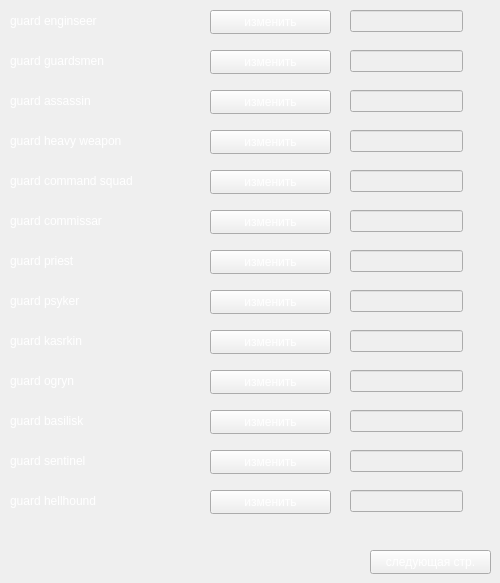
      <widget class="QWidget" name="IG_page_army">
       <widget class="QLineEdit" name="line_guard_ogryn">
        <property name="enabled">
         <bool>false</bool>
        </property>
        <property name="geometry">
         <rect>
          <x>350</x>
          <y>370</y>
          <width>113</width>
          <height>22</height>
         </rect>
        </property>
        <property name="font">
         <font>
          <pointsize>12</pointsize>
         </font>
        </property>
        <property name="styleSheet">
         <string notr="true">color:#fff;
</string>
        </property>
        <property name="alignment">
         <set>Qt::AlignCenter</set>
        </property>
       </widget>
       <widget class="QPushButton" name="pushChange_13">
        <property name="geometry">
         <rect>
          <x>210</x>
          <y>90</y>
          <width>121</width>
          <height>24</height>
         </rect>
        </property>
        <property name="styleSheet">
         <string notr="true">color:#fff</string>
        </property>
        <property name="text">
         <string>изменить</string>
        </property>
       </widget>
       <widget class="QLineEdit" name="line_guard_command_squad">
        <property name="enabled">
         <bool>false</bool>
        </property>
        <property name="geometry">
         <rect>
          <x>350</x>
          <y>170</y>
          <width>113</width>
          <height>22</height>
         </rect>
        </property>
        <property name="font">
         <font>
          <pointsize>12</pointsize>
         </font>
        </property>
        <property name="styleSheet">
         <string notr="true">color:#fff</string>
        </property>
        <property name="alignment">
         <set>Qt::AlignCenter</set>
        </property>
       </widget>
       <widget class="QLabel" name="guard_thermo_generator_6">
        <property name="geometry">
         <rect>
          <x>10</x>
          <y>290</y>
          <width>181</width>
          <height>21</height>
         </rect>
        </property>
        <property name="styleSheet">
         <string notr="true">color:#fff</string>
        </property>
        <property name="text">
         <string>guard psyker</string>
        </property>
       </widget>
       <widget class="QLabel" name="guard_mars_command_2">
        <property name="geometry">
         <rect>
          <x>10</x>
          <y>210</y>
          <width>181</width>
          <height>21</height>
         </rect>
        </property>
        <property name="styleSheet">
         <string notr="true">color:#fff</string>
        </property>
        <property name="text">
         <string>guard commissar</string>
        </property>
       </widget>
       <widget class="QLineEdit" name="line_guard_priest">
        <property name="enabled">
         <bool>false</bool>
        </property>
        <property name="geometry">
         <rect>
          <x>350</x>
          <y>250</y>
          <width>113</width>
          <height>22</height>
         </rect>
        </property>
        <property name="font">
         <font>
          <pointsize>12</pointsize>
         </font>
        </property>
        <property name="styleSheet">
         <string notr="true">color:#fff</string>
        </property>
        <property name="alignment">
         <set>Qt::AlignCenter</set>
        </property>
       </widget>
       <widget class="QLineEdit" name="line_guard_psyker">
        <property name="enabled">
         <bool>false</bool>
        </property>
        <property name="geometry">
         <rect>
          <x>350</x>
          <y>290</y>
          <width>113</width>
          <height>22</height>
         </rect>
        </property>
        <property name="font">
         <font>
          <pointsize>12</pointsize>
         </font>
        </property>
        <property name="styleSheet">
         <string notr="true">color:#fff</string>
        </property>
        <property name="alignment">
         <set>Qt::AlignCenter</set>
        </property>
       </widget>
       <widget class="QLineEdit" name="line_guard_enginseer">
        <property name="enabled">
         <bool>false</bool>
        </property>
        <property name="geometry">
         <rect>
          <x>350</x>
          <y>10</y>
          <width>113</width>
          <height>22</height>
         </rect>
        </property>
        <property name="font">
         <font>
          <pointsize>12</pointsize>
         </font>
        </property>
        <property name="styleSheet">
         <string notr="true">color:#fff</string>
        </property>
        <property name="alignment">
         <set>Qt::AlignCenter</set>
        </property>
       </widget>
       <widget class="QPushButton" name="pushChange_18">
        <property name="geometry">
         <rect>
          <x>210</x>
          <y>290</y>
          <width>121</width>
          <height>24</height>
         </rect>
        </property>
        <property name="styleSheet">
         <string notr="true">color:#fff</string>
        </property>
        <property name="text">
         <string>изменить</string>
        </property>
       </widget>
       <widget class="QLabel" name="guard_hq_2">
        <property name="geometry">
         <rect>
          <x>10</x>
          <y>10</y>
          <width>181</width>
          <height>21</height>
         </rect>
        </property>
        <property name="styleSheet">
         <string notr="true">color:#fff</string>
        </property>
        <property name="text">
         <string>guard enginseer</string>
        </property>
       </widget>
       <widget class="QPushButton" name="pushChange_14">
        <property name="geometry">
         <rect>
          <x>210</x>
          <y>130</y>
          <width>121</width>
          <height>24</height>
         </rect>
        </property>
        <property name="styleSheet">
         <string notr="true">color:#fff</string>
        </property>
        <property name="text">
         <string>изменить</string>
        </property>
       </widget>
       <widget class="QPushButton" name="pushChange_17">
        <property name="geometry">
         <rect>
          <x>210</x>
          <y>250</y>
          <width>121</width>
          <height>24</height>
         </rect>
        </property>
        <property name="styleSheet">
         <string notr="true">color:#fff</string>
        </property>
        <property name="text">
         <string>изменить</string>
        </property>
       </widget>
       <widget class="QLineEdit" name="line_guard_kasrkin">
        <property name="enabled">
         <bool>false</bool>
        </property>
        <property name="geometry">
         <rect>
          <x>350</x>
          <y>330</y>
          <width>113</width>
          <height>22</height>
         </rect>
        </property>
        <property name="font">
         <font>
          <pointsize>12</pointsize>
         </font>
        </property>
        <property name="styleSheet">
         <string notr="true">color:#fff</string>
        </property>
        <property name="alignment">
         <set>Qt::AlignCenter</set>
        </property>
       </widget>
       <widget class="QLabel" name="guard_generator_2">
        <property name="geometry">
         <rect>
          <x>10</x>
          <y>130</y>
          <width>181</width>
          <height>21</height>
         </rect>
        </property>
        <property name="styleSheet">
         <string notr="true">color:#fff</string>
        </property>
        <property name="text">
         <string>guard heavy weapon</string>
        </property>
       </widget>
       <widget class="QLabel" name="guard_thermo_generator_7">
        <property name="geometry">
         <rect>
          <x>10</x>
          <y>330</y>
          <width>181</width>
          <height>21</height>
         </rect>
        </property>
        <property name="styleSheet">
         <string notr="true">color:#fff</string>
        </property>
        <property name="text">
         <string>guard kasrkin</string>
        </property>
       </widget>
       <widget class="QLabel" name="guard_thermo_generator_8">
        <property name="geometry">
         <rect>
          <x>10</x>
          <y>370</y>
          <width>181</width>
          <height>21</height>
         </rect>
        </property>
        <property name="styleSheet">
         <string notr="true">color:#fff</string>
        </property>
        <property name="text">
         <string>guard ogryn</string>
        </property>
       </widget>
       <widget class="QPushButton" name="pushChange_20">
        <property name="geometry">
         <rect>
          <x>210</x>
          <y>370</y>
          <width>121</width>
          <height>24</height>
         </rect>
        </property>
        <property name="styleSheet">
         <string notr="true">color:#fff</string>
        </property>
        <property name="text">
         <string>изменить</string>
        </property>
       </widget>
       <widget class="QLineEdit" name="line_guard_commissar">
        <property name="enabled">
         <bool>false</bool>
        </property>
        <property name="geometry">
         <rect>
          <x>350</x>
          <y>210</y>
          <width>113</width>
          <height>22</height>
         </rect>
        </property>
        <property name="font">
         <font>
          <pointsize>12</pointsize>
         </font>
        </property>
        <property name="styleSheet">
         <string notr="true">color:#fff</string>
        </property>
        <property name="alignment">
         <set>Qt::AlignCenter</set>
        </property>
       </widget>
       <widget class="QLabel" name="guard_tactica_2">
        <property name="geometry">
         <rect>
          <x>10</x>
          <y>50</y>
          <width>181</width>
          <height>21</height>
         </rect>
        </property>
        <property name="styleSheet">
         <string notr="true">color:#fff</string>
        </property>
        <property name="text">
         <string>guard guardsmen</string>
        </property>
       </widget>
       <widget class="QPushButton" name="pushChange_16">
        <property name="geometry">
         <rect>
          <x>210</x>
          <y>210</y>
          <width>121</width>
          <height>24</height>
         </rect>
        </property>
        <property name="styleSheet">
         <string notr="true">color:#fff</string>
        </property>
        <property name="text">
         <string>изменить</string>
        </property>
       </widget>
       <widget class="QLabel" name="guard_thermo_generator_5">
        <property name="geometry">
         <rect>
          <x>10</x>
          <y>250</y>
          <width>181</width>
          <height>21</height>
         </rect>
        </property>
        <property name="styleSheet">
         <string notr="true">color:#fff</string>
        </property>
        <property name="text">
         <string>guard priest</string>
        </property>
       </widget>
       <widget class="QLabel" name="guard_listening_post_2">
        <property name="geometry">
         <rect>
          <x>10</x>
          <y>170</y>
          <width>181</width>
          <height>21</height>
         </rect>
        </property>
        <property name="styleSheet">
         <string notr="true">color:#fff</string>
        </property>
        <property name="text">
         <string>guard command squad</string>
        </property>
       </widget>
       <widget class="QLineEdit" name="line_guard_guardsmen">
        <property name="enabled">
         <bool>false</bool>
        </property>
        <property name="geometry">
         <rect>
          <x>350</x>
          <y>50</y>
          <width>113</width>
          <height>22</height>
         </rect>
        </property>
        <property name="font">
         <font>
          <pointsize>12</pointsize>
         </font>
        </property>
        <property name="styleSheet">
         <string notr="true">color:#fff</string>
        </property>
        <property name="alignment">
         <set>Qt::AlignCenter</set>
        </property>
       </widget>
       <widget class="QLineEdit" name="line_guard_heavy_weapon">
        <property name="enabled">
         <bool>false</bool>
        </property>
        <property name="geometry">
         <rect>
          <x>350</x>
          <y>130</y>
          <width>113</width>
          <height>22</height>
         </rect>
        </property>
        <property name="font">
         <font>
          <pointsize>12</pointsize>
         </font>
        </property>
        <property name="styleSheet">
         <string notr="true">color:#fff</string>
        </property>
        <property name="alignment">
         <set>Qt::AlignCenter</set>
        </property>
       </widget>
       <widget class="QPushButton" name="pushChange_11">
        <property name="geometry">
         <rect>
          <x>210</x>
          <y>10</y>
          <width>121</width>
          <height>24</height>
         </rect>
        </property>
        <property name="styleSheet">
         <string notr="true">color:#fff</string>
        </property>
        <property name="text">
         <string>изменить</string>
        </property>
       </widget>
       <widget class="QPushButton" name="pushChange_19">
        <property name="geometry">
         <rect>
          <x>210</x>
          <y>330</y>
          <width>121</width>
          <height>24</height>
         </rect>
        </property>
        <property name="styleSheet">
         <string notr="true">color:#fff</string>
        </property>
        <property name="text">
         <string>изменить</string>
        </property>
       </widget>
       <widget class="QLineEdit" name="line_guard_assassin">
        <property name="enabled">
         <bool>false</bool>
        </property>
        <property name="geometry">
         <rect>
          <x>350</x>
          <y>90</y>
          <width>113</width>
          <height>22</height>
         </rect>
        </property>
        <property name="font">
         <font>
          <pointsize>12</pointsize>
         </font>
        </property>
        <property name="styleSheet">
         <string notr="true">color:#fff</string>
        </property>
        <property name="alignment">
         <set>Qt::AlignCenter</set>
        </property>
       </widget>
       <widget class="QPushButton" name="pushChange_12">
        <property name="geometry">
         <rect>
          <x>210</x>
          <y>50</y>
          <width>121</width>
          <height>24</height>
         </rect>
        </property>
        <property name="styleSheet">
         <string notr="true">color:#fff</string>
        </property>
        <property name="text">
         <string>изменить</string>
        </property>
       </widget>
       <widget class="QPushButton" name="pushChange_15">
        <property name="geometry">
         <rect>
          <x>210</x>
          <y>170</y>
          <width>121</width>
          <height>24</height>
         </rect>
        </property>
        <property name="styleSheet">
         <string notr="true">color:#fff</string>
        </property>
        <property name="text">
         <string>изменить</string>
        </property>
       </widget>
       <widget class="QLabel" name="guard_infantry_2">
        <property name="geometry">
         <rect>
          <x>10</x>
          <y>90</y>
          <width>181</width>
          <height>21</height>
         </rect>
        </property>
        <property name="styleSheet">
         <string notr="true">color:#fff</string>
        </property>
        <property name="text">
         <string>guard assassin</string>
        </property>
       </widget>
       <widget class="QPushButton" name="pushChange_21">
        <property name="geometry">
         <rect>
          <x>210</x>
          <y>410</y>
          <width>121</width>
          <height>24</height>
         </rect>
        </property>
        <property name="styleSheet">
         <string notr="true">color:#fff</string>
        </property>
        <property name="text">
         <string>изменить</string>
        </property>
       </widget>
       <widget class="QLabel" name="guard_thermo_generator_9">
        <property name="geometry">
         <rect>
          <x>10</x>
          <y>410</y>
          <width>181</width>
          <height>21</height>
         </rect>
        </property>
        <property name="styleSheet">
         <string notr="true">color:#fff</string>
        </property>
        <property name="text">
         <string>guard basilisk</string>
        </property>
       </widget>
       <widget class="QLineEdit" name="line_guard_basilisk">
        <property name="enabled">
         <bool>false</bool>
        </property>
        <property name="geometry">
         <rect>
          <x>350</x>
          <y>410</y>
          <width>113</width>
          <height>22</height>
         </rect>
        </property>
        <property name="font">
         <font>
          <pointsize>12</pointsize>
         </font>
        </property>
        <property name="styleSheet">
         <string notr="true">color:#fff;
</string>
        </property>
        <property name="alignment">
         <set>Qt::AlignCenter</set>
        </property>
       </widget>
       <widget class="QPushButton" name="pushChange_22">
        <property name="geometry">
         <rect>
          <x>210</x>
          <y>450</y>
          <width>121</width>
          <height>24</height>
         </rect>
        </property>
        <property name="styleSheet">
         <string notr="true">color:#fff</string>
        </property>
        <property name="text">
         <string>изменить</string>
        </property>
       </widget>
       <widget class="QLabel" name="guard_thermo_generator_10">
        <property name="geometry">
         <rect>
          <x>10</x>
          <y>450</y>
          <width>181</width>
          <height>21</height>
         </rect>
        </property>
        <property name="styleSheet">
         <string notr="true">color:#fff</string>
        </property>
        <property name="text">
         <string>guard sentinel</string>
        </property>
       </widget>
       <widget class="QLineEdit" name="line_guard_sentinel">
        <property name="enabled">
         <bool>false</bool>
        </property>
        <property name="geometry">
         <rect>
          <x>350</x>
          <y>450</y>
          <width>113</width>
          <height>22</height>
         </rect>
        </property>
        <property name="font">
         <font>
          <pointsize>12</pointsize>
         </font>
        </property>
        <property name="styleSheet">
         <string notr="true">color:#fff;
</string>
        </property>
        <property name="alignment">
         <set>Qt::AlignCenter</set>
        </property>
       </widget>
       <widget class="QPushButton" name="pushChange_23">
        <property name="geometry">
         <rect>
          <x>210</x>
          <y>490</y>
          <width>121</width>
          <height>24</height>
         </rect>
        </property>
        <property name="styleSheet">
         <string notr="true">color:#fff</string>
        </property>
        <property name="text">
         <string>изменить</string>
        </property>
       </widget>
       <widget class="QLabel" name="guard_thermo_generator_11">
        <property name="geometry">
         <rect>
          <x>10</x>
          <y>490</y>
          <width>181</width>
          <height>21</height>
         </rect>
        </property>
        <property name="styleSheet">
         <string notr="true">color:#fff</string>
        </property>
        <property name="text">
         <string>guard hellhound</string>
        </property>
       </widget>
       <widget class="QLineEdit" name="line_guard_hellhound">
        <property name="enabled">
         <bool>false</bool>
        </property>
        <property name="geometry">
         <rect>
          <x>350</x>
          <y>490</y>
          <width>113</width>
          <height>22</height>
         </rect>
        </property>
        <property name="font">
         <font>
          <pointsize>12</pointsize>
         </font>
        </property>
        <property name="styleSheet">
         <string notr="true">color:#fff;
</string>
        </property>
        <property name="alignment">
         <set>Qt::AlignCenter</set>
        </property>
       </widget>
       <widget class="QPushButton" name="btn_next_1">
        <property name="geometry">
         <rect>
          <x>370</x>
          <y>550</y>
          <width>121</width>
          <height>24</height>
         </rect>
        </property>
        <property name="styleSheet">
         <string notr="true">color:#fff</string>
        </property>
        <property name="text">
         <string>следующая стр.</string>
        </property>
       </widget>
      </widget>
